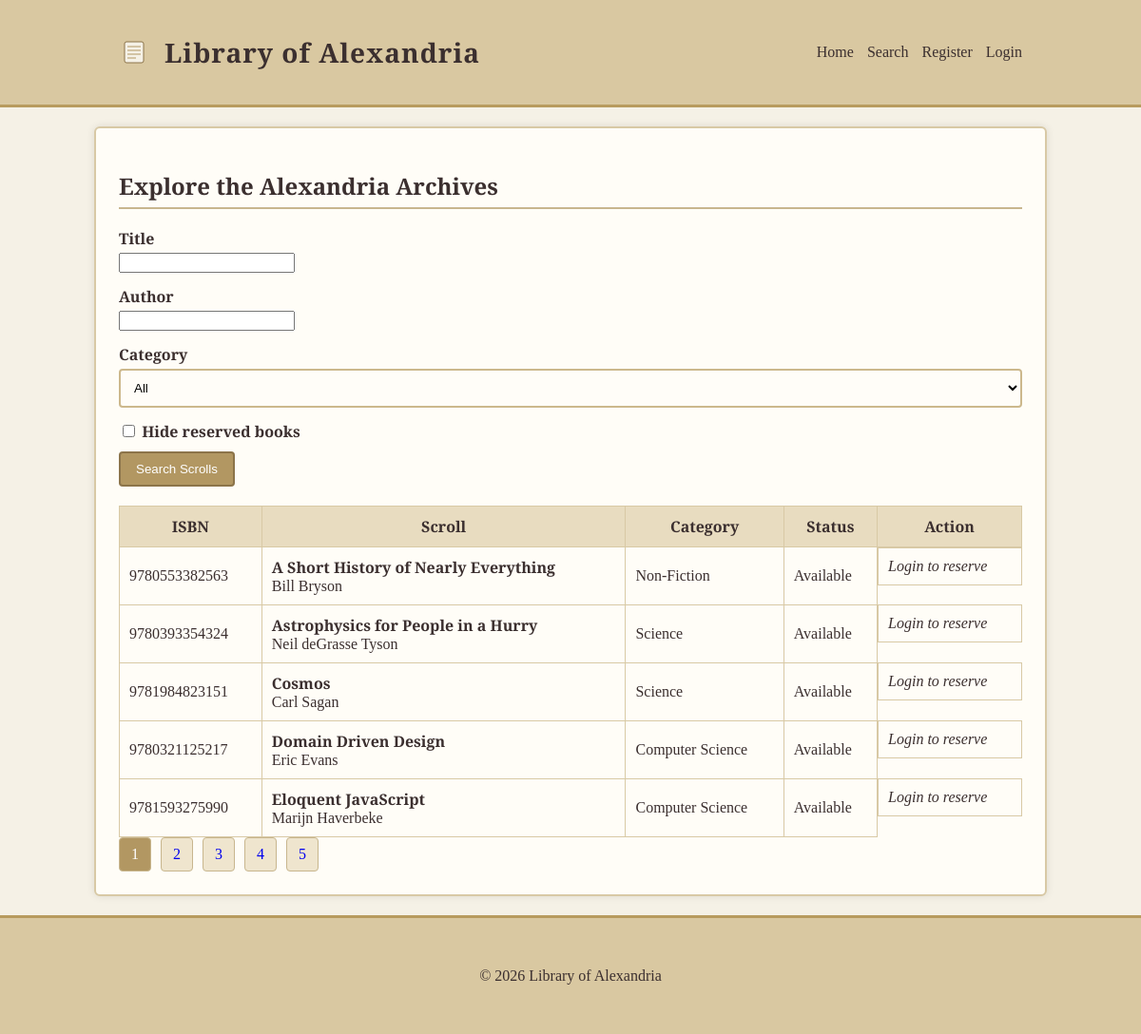
The page / on the database its author committed.
### tables this page shows
CREATE TABLE books (
  isbn VARCHAR(20) PRIMARY KEY,
  title VARCHAR(255),
  author VARCHAR(200),
  category_code INT,
  publisher VARCHAR(200),
  year_published YEAR,
  FOREIGN KEY (category_code) REFERENCES categories(category_code)
);

### functions.php (called while the page is built, shortened)
<?php
function input_string($input, $key) {
    return is_string($input[$key] ?? null) ? $input[$key] : '';
}
function search_parameters($input) {
    return [
        'title' => trim(input_string($input, 'title')),
        'author' => trim(input_string($input, 'author')),
        'category' => filter_var($input['category'] ?? 0, FILTER_VALIDATE_INT,
            ['options' => ['min_range' => 0]]) ?: 0,
        'hide_reserved' => input_string($input, 'hide_reserved') === '1' ? '1' : '0',
        'page' => filter_var($input['page'] ?? 1, FILTER_VALIDATE_INT,
            ['options' => ['min_range' => 1]]) ?: 1
    ];
}

### index.php (the view, shortened to what this page needs)
<?php
require_once 'functions.php';
$mysqli = db_connect();
$cats = [];
$cq = $mysqli->query("SELECT category_code, category_description FROM categories ORDER BY category_description");
while ($row = $cq->fetch_assoc()) {
    $cats[] = $row;
}
$searchParams = search_parameters($_GET);
$title = $searchParams['title'];
$author = $searchParams['author'];
$category = $searchParams['category'];
$hideReserved = $searchParams['hide_reserved'] === '1';
$catMap = [];
foreach ($cats as $c) {
    $catMap[$c['category_code']] = $c['category_description'];
}
if (!array_key_exists($category, $catMap)) $category = 0;
$page = $searchParams['page'];
$limit = 5;
$where  = [];
$params = [];
$types  = '';
$whereSQL = $where ? "WHERE " . implode(" AND ", $where) : "";
$fromSQL = "FROM books b LEFT JOIN reserved_books rb ON rb.isbn = b.isbn";
$count = $mysqli->prepare("SELECT COUNT(*) $fromSQL $whereSQL");
$count->execute();
$count->bind_result($total);
$pages = max(1, (int)ceil($total / $limit));
$page = min($page, $pages);
$offset = ($page - 1) * $limit;
$searchParams['category'] = $category;
$searchParams['page'] = $page;
$sql = "SELECT b.isbn, b.title, b.author, b.category_code, rb.isbn AS reserved_isbn
        $fromSQL
        $whereSQL
        ORDER BY b.title, b.isbn
        LIMIT ? OFFSET ?";
$stmt = $mysqli->prepare($sql);
$bindTypes = $types . 'ii';
$bindParams = array_merge($params, [$limit,$offset]);
$stmt->bind_param($bindTypes, ...$bindParams);
$stmt->execute();
$result = $stmt->get_result();
include 'header.php';
?>
<h2>Explore the Alexandria Archives</h2>
<form method="get">
<div class="form-group">
    <label>Title</label>
    <input name="title" value="<?=htmlspecialchars($title, ENT_QUOTES, 'UTF-8')?>">
</div>
<div class="form-group">
    <label>Author</label>
    <input name="author" value="<?=htmlspecialchars($author, ENT_QUOTES, 'UTF-8')?>">
</div>
<div class="form-group">
    <label>Category</label>
    <select name="category">
        <option value="0">All</option>
    </select>
</div>
<label>
  <input type="checkbox" name="hide_reserved" value="1"
     <?php if($hideReserved) echo 'checked'; ?>>
  Hide reserved books
</label>
<input type="submit" value="Search Scrolls">
</form>
<table class="table">
<tr>
<th>ISBN</th>
<th>Scroll</th>
<th>Category</th>
<th>Status</th>
<th>Action</th>
</tr>
<?php while($row = $result->fetch_assoc()): ?>
<?php
$isbn = $row['isbn'];
$busy = $row['reserved_isbn'] !== null;
?>
<tr>
<td><?=htmlspecialchars((string)($isbn), ENT_QUOTES, 'UTF-8')?></td>
<td><strong><?=htmlspecialchars((string)($row['title']), ENT_QUOTES, 'UTF-8')?></strong><br><?=htmlspecialchars((string)($row['author']), ENT_QUOTES, 'UTF-8')?></td>
<td><?=htmlspecialchars((string)($catMap[$row['category_code']] ?? 'Unknown'), ENT_QUOTES, 'UTF-8')?></td>
<td>
<span class="status <?=$busy ? 'reserved':'available'?>">
 <?=$busy?'Reserved':'Available'?>
</span>
</td>
<td class="actions">
<?php if(!$busy && isset($_SESSION['username'])): ?>
<form method="post" action="reserve.php">
<input type="hidden" name="isbn" value="<?=htmlspecialchars((string)($isbn), ENT_QUOTES, 'UTF-8')?>">
<input type="hidden" name="csrf_token" value="<?=htmlspecialchars(csrf_token(), ENT_QUOTES, 'UTF-8')?>">
<?php foreach ($searchParams as $key => $value): ?>
<input type="hidden" name="<?=htmlspecialchars($key, ENT_QUOTES, 'UTF-8')?>" value="<?=htmlspecialchars((string)$value, ENT_QUOTES, 'UTF-8')?>">
<?php endforeach; ?>
<button>Reserve</button>
</form>
<?php elseif(!$busy): ?>
<em>Login to reserve</em>
<?php else: ?>
<em>Unavailable</em>
<?php endif; ?>
</td>
</tr>
<?php endwhile; ?>
</table>
<div class="pagination">
<?php for($p=1;$p<=$pages;$p++): ?>
<a href="?<?=htmlspecialchars(http_build_query(array_merge($searchParams, ['page' => $p])), ENT_QUOTES, 'UTF-8')?>" class="<?=$p==$page?'current':''?>">
<?=$p?>
</a>
<?php endfor; ?>
</div>
<?php
include 'footer.php';
?>

### header.php (shortened to what this page needs)
<?php
require_once 'functions.php';
?>
<!doctype html>
<html lang="en">
<head>
    <link rel="stylesheet" href="style.css">
</head>
<body>
<header class="site-header">
    <div class="container header-flex">
        <div class="header-title">
            <h1><a href="home.php">Library of Alexandria</a></h1>
        </div>
        <nav>
            <ul>
                <li><a href="home.php">Home</a></li>
                <li><a href="index.php">Search</a></li>
                <?php if (isset($_SESSION['username'])): ?>
                    <li><a href="my_reservations.php">My Reservations</a></li>
                    <li>Logged in as <strong><?php echo htmlspecialchars($_SESSION['username'], ENT_QUOTES, 'UTF-8'); ?></strong></li>
                    <li>
                        <form method="post" action="logout.php" class="logout-form">
                            <input type="hidden" name="csrf_token" value="<?=htmlspecialchars(csrf_token(), ENT_QUOTES, 'UTF-8')?>">
                            <button class="logout-button" type="submit">Logout</button>
                        </form>
                    </li>
                <?php else: ?>
                    <li><a href="register.php">Register</a></li>
                    <li><a href="login.php">Login</a></li>
                <?php endif; ?>
            </ul>
        </nav>
    </div>
</header>
<main class="container">

### footer.php (shortened to what this page needs)
</main>
<footer class="site-footer">
    <div class="container">
        <p>&copy; <?php echo date('Y'); ?> Library of Alexandria</p>
    </div>
</footer>
</body>
</html>

### style.css (style rules this page uses)
body { margin: 0; font-family: "Georgia", serif; background: #f5f1e6; color: #3b2f2f; }
.container { width: 95%; max-width: 950px; margin: auto; padding: 16px; }
.site-header { background: #d9c8a1; border-bottom: 3px solid #b89b5e; padding: 20px 0; }
.site-header h1 { margin: 0; font-size: 28px; color: #3b2f2f; letter-spacing: 1px; }
.site-header a { text-decoration: none; color: #3b2f2f; }
nav ul { list-style: none; margin: 0; padding: 0; display: flex; gap: 14px; flex-wrap: wrap; }
main.container { background: #fffdf7; border: 2px solid #d8c9a5; border-radius: 6px; margin-top: 20px; padding: 24px; box-shadow: 0 0 8px rgba(0,0,0,0.1); }
h2 { border-bottom: 2px solid #c8b68e; padding-bottom: 6px; }
form { display: block; margin-bottom: 20px; }
.form-group { margin-bottom: 14px; }
label { font-weight: bold; display: block; margin-bottom: 4px; }
input[type="text"], input[type="password"], input[type="email"], select { width: 100%; padding: 10px; border: 2px solid #ccb88c; border-radius: 4px; background: #fffdf8; }
button, input[type="submit"] { padding: 9px 16px; border: none; background: #b29762; border: 2px solid #8c744a; color: #fff; border-radius: 4px; cursor: pointer; display: inline-block; margin-top: 6px; }
.table { width: 100%; border-collapse: collapse; margin-top: 16px; }
.table th, .table td { border: 1px solid #d8c9a5; padding: 10px; vertical-align: middle; }
.table th { background: #e8dcc0; }
.actions { display: flex; gap: 8px; flex-wrap: wrap; }
.pagination a { padding: 8px 12px; background: #efe5ce; border: 1px solid #c8b68e; border-radius: 4px; text-decoration: none; margin-right: 6px; display: inline-block; }
.pagination a.current { background: #b29762; color: white; }
.site-footer { margin-top: 20px; padding: 20px; background: #d9c8a1; border-top: 3px solid #b89b5e; text-align: center; }

### header.php (style rules this page uses)
body { font-family: "Crimson Text", "Georgia", serif; }
.site-header h1 { font-family: "Cinzel", "Georgia", serif; }
.logo-scroll { width: 32px; height: 32px; margin-right: 8px; }
.header-flex { display: flex; justify-content: space-between; align-items: center; gap: 16px; flex-wrap: wrap; }
.header-title { display: flex; align-items: center; gap: 8px; }

### rows shown on the page
books: isbn "9780553382563", title "A Short History of Nearly Everything", author "Bill Bryson", category_code "Non-Fiction"
books: isbn "9780393354324", title "Astrophysics for People in a Hurry", author "Neil deGrasse Tyson", category_code "Science"
books: isbn "9781984823151", title "Cosmos", author "Carl Sagan", category_code "Science"
books: isbn "9780321125217", title "Domain Driven Design", author "Eric Evans", category_code "Computer Science"
books: isbn "9781593275990", title "Eloquent JavaScript", author "Marijn Haverbeke", category_code "Computer Science"
